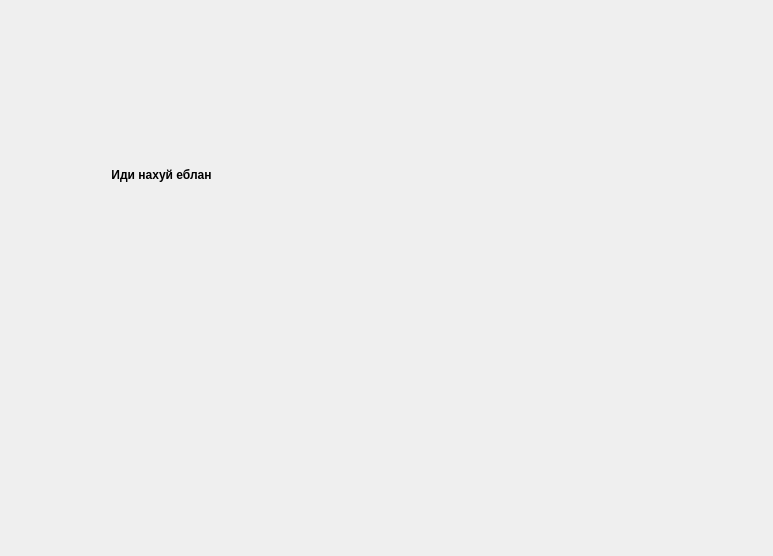
<?xml version="1.0" encoding="UTF-8"?>
<ui version="4.0">
 <class>Widget</class>
 <widget class="QWidget" name="Widget">
  <property name="geometry">
   <rect>
    <x>0</x>
    <y>0</y>
    <width>773</width>
    <height>556</height>
   </rect>
  </property>
  <property name="minimumSize">
   <size>
    <width>100</width>
    <height>100</height>
   </size>
  </property>
  <property name="windowTitle">
   <string>Widget</string>
  </property>
  <widget class="QLabel" name="label">
   <property name="geometry">
    <rect>
     <x>0</x>
     <y>140</y>
     <width>323</width>
     <height>71</height>
    </rect>
   </property>
   <property name="sizePolicy">
    <sizepolicy hsizetype="Expanding" vsizetype="Expanding">
     <horstretch>0</horstretch>
     <verstretch>0</verstretch>
    </sizepolicy>
   </property>
   <property name="cursor">
    <cursorShape>WaitCursor</cursorShape>
   </property>
   <property name="lineWidth">
    <number>1</number>
   </property>
   <property name="text">
    <string>&lt;b&gt;Иди нахуй еблан&lt;/b&gt;</string>
   </property>
   <property name="textFormat">
    <enum>Qt::TextFormat::AutoText</enum>
   </property>
   <property name="alignment">
    <set>Qt::AlignmentFlag::AlignCenter</set>
   </property>
  </widget>
 </widget>
 <resources/>
 <connections/>
</ui>
